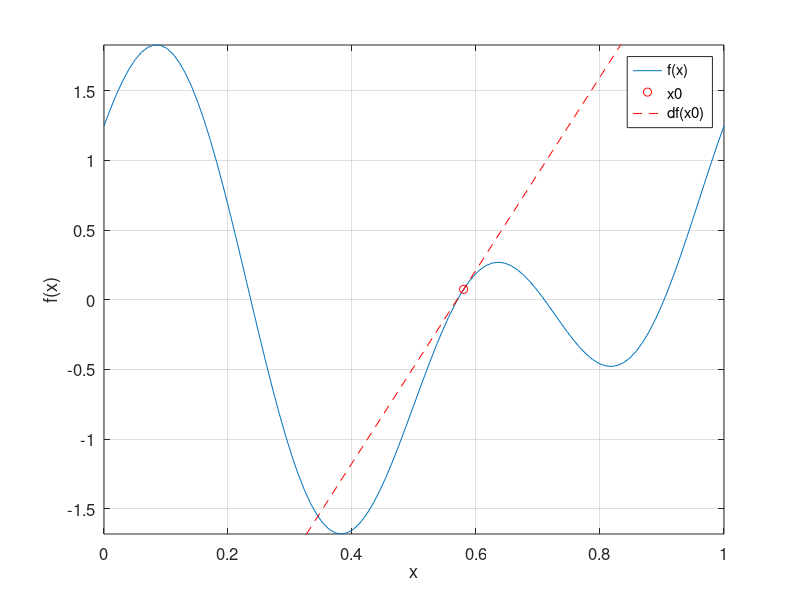
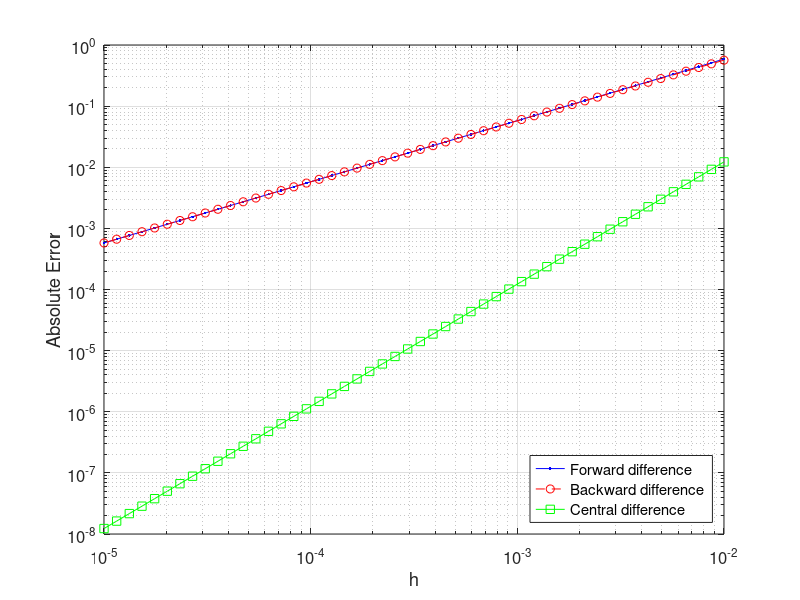

Recreate these plots in MATLAB, in order.

%%%%%%%%%%%%%%%%%%%%%%%%%%%%%%%%%%%%%%%%%
%                                                                                     
%   example  for finite differences  from internet 
%   link: http://folk.ntnu.no/alfonsom/MEDT8007/html/problem_1.html       
%                                                                                    
%%%%%%%%%%%%%%%%%%%%%%%%%%%%%%%%%%%%%%%%%


f = inline('cos(2*pi*x)+sin(4*pi*x+0.25)');
df= inline('-sin(2*pi*x)*2*pi+cos(4*pi*x+0.25)*4*pi');



x0=0.58;


x=linspace(0,1,100);
figure;
plot(x,f(x)); hold on; grid on;
plot(x0,f(x0),'ro');
plot(x0+[-1 1],f(x0)+df(x0)*[-1 1],'r--');
axis([0 1 min(f(x)) max(f(x))]);
xlabel('x','FontSize', 16);
ylabel('f(x)','FontSize', 16);
legend('f(x)','x0','df(x0)','FontSize', 12);
set(gca,'FontSize', 12);


h=logspace(-2,-5,50);

FD=(f(x0+h)-f(x0))./h;       % forward difference
BD=(f(x0)-f(x0-h))./h;       % backward difference
CD=(f(x0+h)-f(x0-h))/2./h;   % central difference


error_FD=abs(FD-df(x0));
error_BD=abs(BD-df(x0));
error_CD=abs(CD-df(x0));


figure;
loglog(h,error_FD,'b.-'); hold on; grid on;
loglog(h,error_BD,'ro--');
loglog(h,error_CD,'gs-');
legend('Forward difference','Backward difference','Central difference','Location','southeast','FontSize', 12);
xlabel('h','FontSize', 16);
ylabel('Absolute Error','FontSize', 16);
set(gca,'FontSize', 12);
